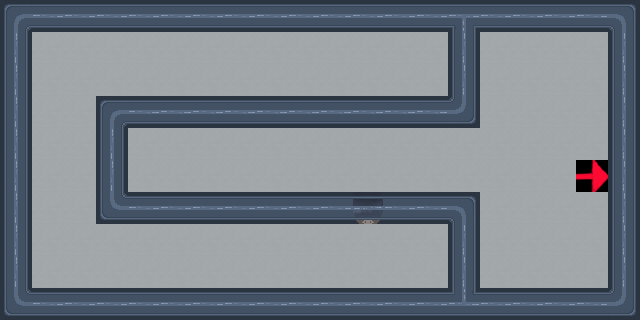

Below is a game level as drawn by its tile map, then a one-line description and the .tmx file that defines it, in full:
An orthogonal 20x10 tile map with 32x32 px tiles, 3 tile layers (floor, doors, walls) and 3 objects (3x spawn).

<map version="1.5" tiledversion="1.5.0" orientation="orthogonal" renderorder="right-down" width="20" height="10" tilewidth="32" tileheight="32" infinite="0" nextlayerid="8" nextobjectid="6">
 <tileset firstgid="1" source="../tilemaps/flawless.tsx" />
 <layer id="1" name="floor" width="20" height="10">
  <data encoding="csv">
0,0,0,0,0,0,0,0,0,0,0,0,0,0,0,0,0,0,0,0,
0,37,37,37,37,37,37,37,37,37,37,37,37,37,37,37,37,37,37,0,
0,37,37,37,37,37,37,37,37,37,37,37,37,37,37,37,37,37,37,28,
0,37,37,37,37,37,37,37,37,37,37,37,37,37,37,37,37,37,37,28,
0,37,37,37,37,37,37,37,37,37,37,37,37,37,37,37,37,37,37,28,
0,37,37,37,37,37,37,37,37,37,37,37,37,37,37,37,37,37,2684354568,28,
0,37,37,37,37,37,37,37,37,37,37,37,37,37,37,37,37,37,37,0,
0,37,37,37,37,37,37,37,37,37,37,37,37,37,37,37,37,37,37,0,
0,37,37,37,37,37,37,37,37,37,37,37,37,37,37,37,37,37,37,0,
0,0,0,0,0,0,0,0,0,0,0,0,0,0,0,0,0,0,0,0
</data>
 </layer>
 <layer id="2" name="doors" width="20" height="10" locked="1">
  <data encoding="csv">
0,0,0,0,0,0,0,0,0,0,0,0,0,0,0,0,0,0,0,0,
0,0,0,0,0,0,0,0,0,0,0,0,0,0,0,0,0,0,0,0,
0,0,0,0,0,0,0,0,0,0,0,0,0,0,0,0,0,0,0,0,
0,0,0,0,0,0,0,0,0,0,0,0,0,0,0,0,0,0,0,0,
0,0,0,0,0,0,0,0,0,0,0,0,0,0,0,0,0,0,0,0,
0,0,0,0,0,0,0,0,0,0,0,0,0,0,0,0,0,0,0,0,
0,0,0,0,0,0,0,0,0,0,0,1610612793,0,0,0,0,0,0,0,0,
0,0,0,0,0,0,0,0,0,0,0,0,0,0,0,0,0,0,0,0,
0,0,0,0,0,0,0,0,0,0,0,0,0,0,0,0,0,0,0,0,
0,0,0,0,0,0,0,0,0,0,0,0,0,0,0,0,0,0,0,0
</data>
 </layer>
 <layer id="3" name="walls" width="20" height="10" locked="1">
  <data encoding="csv">
25,2684354565,2684354565,2684354565,2684354565,2684354565,2684354565,2684354565,2684354565,2684354565,2684354565,2684354565,2684354565,2684354565,15,2684354565,2684354565,2684354565,2684354565,2684354585,
3221225477,0,0,0,0,0,0,0,0,0,0,0,0,0,5,0,0,0,0,5,
3221225477,0,0,38,38,38,38,38,38,38,38,38,38,38,5,0,0,0,0,5,
3221225477,0,0,1610612771,1610612741,1610612741,1610612741,1610612741,1610612741,1610612741,1610612741,1610612741,1610612741,1610612741,2684354595,28,28,28,28,5,
3221225477,0,0,3221225477,0,0,0,0,0,0,0,0,0,0,28,0,0,0,0,5,
3221225477,0,0,3221225477,0,0,0,0,0,0,0,0,0,0,28,0,0,0,0,5,
3221225477,0,0,3221225507,2684354565,2684354565,2684354565,2684354565,2684354565,2684354565,2684354565,28,2684354565,2684354565,35,0,0,0,0,5,
3221225477,0,0,0,0,0,0,0,0,0,0,0,0,0,5,0,0,0,0,5,
3221225477,0,0,0,0,0,0,0,0,0,0,0,0,0,5,0,0,0,0,5,
1610612761,2684354565,2684354565,2684354565,2684354565,2684354565,2684354565,2684354565,2684354565,2684354565,2684354565,2684354565,2684354565,2684354565,3221225487,2684354565,2684354565,2684354565,2684354565,3221225497
</data>
 </layer>
 <objectgroup id="4" name="player_spawn" locked="1">
  <properties>
   <property name="type" value="player_spawn" />
  </properties>
  <object id="1" name="player_spawn" type="spawn" x="416" y="256" width="32" height="32" />
 </objectgroup>
 <objectgroup id="6" name="key1" locked="1">
  <properties>
   <property name="type" value="key" />
  </properties>
  <object id="2" name="key" type="spawn" x="416" y="64" width="32" height="32" />
 </objectgroup>
 <objectgroup id="7" name="exit">
  <properties>
   <property name="type" value="exit" />
  </properties>
  <object id="4" name="exit" type="spawn" x="576" y="160" width="32" height="32" />
 </objectgroup>
</map>
